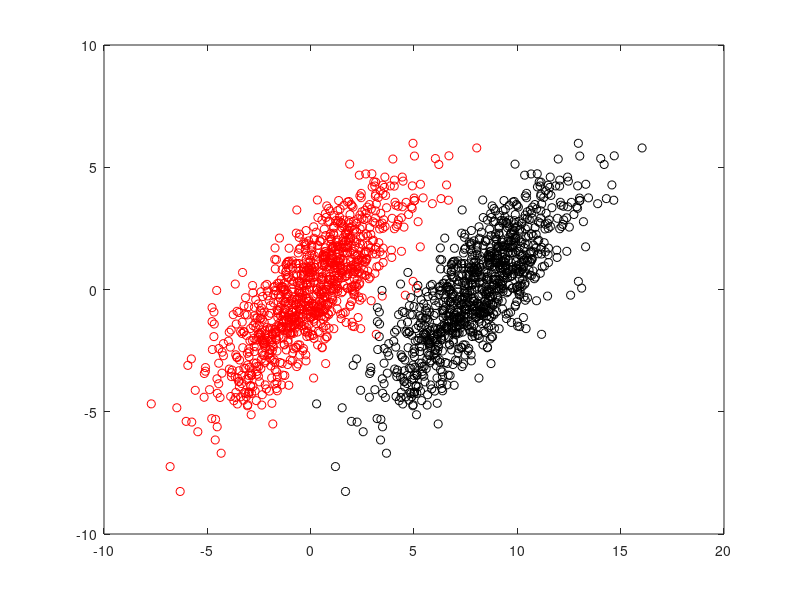

MATLAB code to generate this figure:
data=normrnd(0,1,2,1000);
data1=data;
data1(1,:)=data1(1,:);
%data1(2,:)=data1(1,:)+3;
p1=[1;1]./sqrt(2);
p2=[1;-1]./sqrt(2);
%[p1;p2]*
A=[p1,-p2]*[3,0;0,1];

yy=A*data;
yy1=A*data1;
yy1(1,:)=yy1(1,:)+8;
%yy1(2,:)=yy1(2,:)+9;
plot(yy(1,:),yy(2,:),'ro')
hold on
plot(yy1(1,:),yy1(2,:),'ko')


